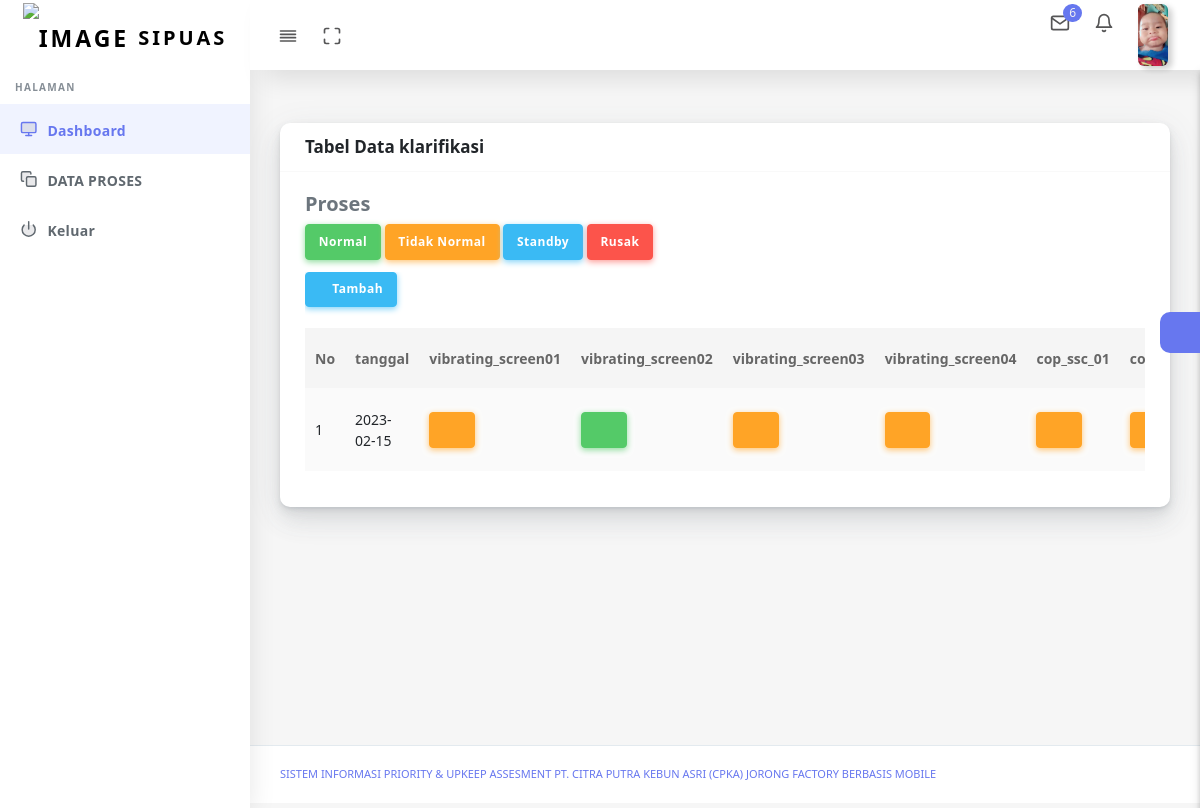
Page /klarifikasi.php (signed in) on the committed database.
### tables this page shows
CREATE TABLE `user` (
  `id_user` int(11) NOT NULL,
  `nama` text NOT NULL,
  `username` varchar(100) NOT NULL,
  `password` varchar(100) NOT NULL,
  `level` enum('Manager','Administrator','Admin_LAB','Admin_Proses','Admin_Maintenance','Admin_K3','Operator_Lab','Operator_Proses','Operator_Maintenaance','Operator_K3','Admin_Har','Superadmin') NOT NULL,
  `status` text NOT NULL,
  `foto` text NOT NULL,
  `id_pegawai` int(11) NOT NULL
);

CREATE TABLE `klarifikasi` (
  `id_klarifikasi` int(11) NOT NULL,
  `vibrating_screen01` varchar(50) DEFAULT NULL,
  `vibrating_screen02` varchar(50) DEFAULT NULL,
  `vibrating_screen03` varchar(50) DEFAULT NULL,
  `vibrating_screen04` varchar(50) DEFAULT NULL,
  `cop_ssc_01` varchar(50) DEFAULT NULL,
  `cop_ssc_02` varchar(50) DEFAULT NULL,
  `cop_ssc_03` varchar(50) DEFAULT NULL,
  `cop_ssc_04` varchar(50) DEFAULT NULL,
  `sand_cyclone_ssc01` varchar(50) DEFAULT NULL,
  `sand_cyclone_ssc02` varchar(50) DEFAULT NULL,
  `vacum_dryer_w__c_pump_01` varchar(50) DEFAULT NULL,
  `pop_01` varchar(50) DEFAULT NULL,
  `pop_02` varchar(50) DEFAULT NULL,
  `dotp_01` varchar(50) DEFAULT NULL,
  `dotp_02` varchar(50) DEFAULT NULL,
  `flow_meter` varchar(50) DEFAULT NULL,
  `orp_01` varchar(50) DEFAULT NULL,
  `orp_02` varchar(50) DEFAULT NULL,
  `slugepump_01` varchar(50) DEFAULT NULL,
  `slugedump_02` varchar(50) DEFAULT NULL,
  `decanter_01` varchar(50) DEFAULT NULL,
  `decanter_02` varchar(50) DEFAULT NULL,
  `dcc` varchar(50) DEFAULT NULL,
  `heavyphase_p01` varchar(50) DEFAULT NULL,
  `heavyphase_p02` varchar(50) DEFAULT NULL,
  `lighphase_p01` varchar(50) DEFAULT NULL,
  `lighphase_p02` varchar(50) DEFAULT NULL,
  `sluge_s01` varchar(50) DEFAULT NULL,
  `sluge_s02` varchar(50) DEFAULT NULL,
  `sluge_s03` varchar(50) DEFAULT NULL,
  `rsp_01_tfp_2` varchar(50) DEFAULT NULL,
  `rsp_02_tfp_2` varchar(50) DEFAULT NULL,
  `sop_01` varchar(50) DEFAULT NULL,
  `sop_02` varchar(50) DEFAULT NULL,
  `hwp_01` varchar(50) DEFAULT NULL,
  `hwp_02` varchar(50) DEFAULT NULL,
  `compresor` varchar(25) DEFAULT NULL,
  `fat_pit` varchar(25) DEFAULT NULL,
  `oiltank_1` varchar(25) DEFAULT NULL,
  `oiltank_2` varchar(25) DEFAULT NULL,
  `buffertank_decanter` varchar(25) DEFAULT NULL,
  `bt_ss` varchar(25) DEFAULT NULL,
  `recovery_tank` varchar(25) DEFAULT NULL,
  `sluge_tank` varchar(25) DEFAULT NULL,
  `ket` text,
  `tanggal` date DEFAULT NULL
);

### klarifikasi.php (the view, shortened to what the rows shown need)
<!DOCTYPE html>
<html lang="en">
<head>
    <link rel="stylesheet" href="assets/css/app.min.css">
    <link rel="stylesheet" href="assets/bundles/datatables/datatables.min.css">
    <link rel="stylesheet" href="assets/bundles/datatables/DataTables-1.10.16/css/dataTables.bootstrap4.min.css">
    <link rel="stylesheet" href="assets/bundles/bootstrap-daterangepicker/daterangepicker.css">
    <link rel="stylesheet" href="assets/bundles/bootstrap-colorpicker/dist/css/bootstrap-colorpicker.min.css">
    <link rel="stylesheet" href="assets/bundles/select2/dist/css/select2.min.css">
    <link rel="stylesheet" href="assets/bundles/jquery-selectric/selectric.css">
    <link rel="stylesheet" href="assets/bundles/bootstrap-timepicker/css/bootstrap-timepicker.min.css">
    <link rel="stylesheet" href="assets/bundles/bootstrap-tagsinput/dist/bootstrap-tagsinput.css">
    <link rel="stylesheet" href="assets/css/style.css">
    <link rel="stylesheet" href="assets/css/components.css">
    <link rel="stylesheet" href="assets/css/custom.css">
</head>
<body>
    <div id="app">
        <div class="main-wrapper main-wrapper-1">
            <?php include ('proses/menu/menu_admin_proses.php')?>
            <div class="main-content">
                <section class="section">
                    <div class="section-body">
                        <div class="row">
                            <div class="col-12">
                                <div class="card">
                                    <div class="card-body">
                                        <div class="table-responsive">
                                                <br><br>
                                            <table class="table table-striped table-hover" id="save-stage"
                                                style="width:100%;">
                                                <thead>
                                                    <tr>
                                                        <th>No</th>
                                                        <th>tanggal </th>
                                                        <th>vibrating_screen01</th>
                                                        <th>vibrating_screen02</th>
                                                        <th>vibrating_screen03</th>
                                                        <th>vibrating_screen04</th>
                                                        <th>cop_ssc_01</th>
                                                        <th>cop_ssc_02</th>
                                                    </tr>
                                                </thead>
                                                <?php
                          $query = mysql_query("SELECT * FROM klarifikasi ORDER BY tanggal ASC");
                          $no = 1;
                          while ($data = mysql_fetch_assoc($query)) {?>
                                                <tbody>
                                                    <tr>
                                                        <td> <?php echo $no++ ?></td>
                                                        <td> <?php echo $data['tanggal']; ?></td>
                                                        <?php if($data['vibrating_screen01'] == "Normal"){ ?>
                                                        <td><button type="button"
                                                                class="btn btn-icon btn-success">&nbsp;&nbsp;&nbsp;&nbsp;&nbsp;</button>
                                                        </td>
                                                        <?php }elseif($data['vibrating_screen01'] == "Tidak Normal"){ ?>
                                                        <td> <button type="button"
                                                                class="btn btn-icon btn-warning">&nbsp;&nbsp;&nbsp;&nbsp;&nbsp;</button>
                                                        </td>
                                                        <?php }elseif($data['vibrating_screen01'] == "Standby"){ ?>
                                                        <td> <button type="button"
                                                                class="btn btn-icon btn-info">&nbsp;&nbsp;&nbsp;&nbsp;&nbsp;</button>
                                                        </td>
                                                        <?php }elseif($data['vibrating_screen01'] == "Rusak"){ ?>
                                                        <td> <button type="button"
                                                                class="btn btn-icon btn-danger">&nbsp;&nbsp;&nbsp;&nbsp;&nbsp;</button>
                                                        </td>
                                                        <?php } ?>
                                                        <?php if($data['vibrating_screen02'] == "Normal"){ ?>
                                                        <td><button type="button"
                                                                class="btn btn-icon btn-success">&nbsp;&nbsp;&nbsp;&nbsp;&nbsp;</button>
                                                        </td>
                                                        <?php }elseif($data['vibrating_screen02'] == "Tidak Normal"){ ?>
                                                        <td> <button type="button"
                                                                class="btn btn-icon btn-warning">&nbsp;&nbsp;&nbsp;&nbsp;&nbsp;</button>
                                                        </td>
                                                        <?php }elseif($data['vibrating_screen02'] == "Standby"){ ?>
                                                        <td> <button type="button"
                                                                class="btn btn-icon btn-info">&nbsp;&nbsp;&nbsp;&nbsp;&nbsp;</button>
                                                        </td>
                                                        <?php }elseif($data['vibrating_screen02'] == "Rusak"){ ?>
                                                        <td> <button type="button"
                                                                class="btn btn-icon btn-danger">&nbsp;&nbsp;&nbsp;&nbsp;&nbsp;</button>
                                                        </td>
                                                        <?php } ?>
                                                        <?php if($data['vibrating_screen03'] == "Normal"){ ?>
                                                        <td><button type="button"
                                                                class="btn btn-icon btn-success">&nbsp;&nbsp;&nbsp;&nbsp;&nbsp;</button>
                                                        </td>
                                                        <?php }elseif($data['vibrating_screen03'] == "Tidak Normal"){ ?>
                                                        <td> <button type="button"
                                                                class="btn btn-icon btn-warning">&nbsp;&nbsp;&nbsp;&nbsp;&nbsp;</button>
                                                        </td>
                                                        <?php }elseif($data['vibrating_screen03'] == "Standby"){ ?>
                                                        <td> <button type="button"
                                                                class="btn btn-icon btn-info">&nbsp;&nbsp;&nbsp;&nbsp;&nbsp;</button>
                                                        </td>
                                                        <?php }elseif($data['vibrating_screen03'] == "Rusak"){ ?>
                                                        <td> <button type="button"
                                                                class="btn btn-icon btn-danger">&nbsp;&nbsp;&nbsp;&nbsp;&nbsp;</button>
                                                        </td>
                                                        <?php } ?>
                                                        <?php if($data['vibrating_screen04'] == "Normal"){ ?>
                                                        <td><button type="button"
                                                                class="btn btn-icon btn-success">&nbsp;&nbsp;&nbsp;&nbsp;&nbsp;</button>
                                                        </td>
                                                        <?php }elseif($data['vibrating_screen04'] == "Tidak Normal"){ ?>
                                                        <td> <button type="button"
                                                                class="btn btn-icon btn-warning">&nbsp;&nbsp;&nbsp;&nbsp;&nbsp;</button>
                                                        </td>
                                                        <?php }elseif($data['vibrating_screen04'] == "Standby"){ ?>
                                                        <td> <button type="button"
                                                                class="btn btn-icon btn-info">&nbsp;&nbsp;&nbsp;&nbsp;&nbsp;</button>
                                                        </td>
                                                        <?php }elseif($data['vibrating_screen04'] == "Rusak"){ ?>
                                                        <td> <button type="button"
                                                                class="btn btn-icon btn-danger">&nbsp;&nbsp;&nbsp;&nbsp;&nbsp;</button>
                                                        </td>
                                                        <?php } ?>
                                                        <?php if($data['cop_ssc_01'] == "Normal"){ ?>
                                                        <td><button type="button"
                                                                class="btn btn-icon btn-success">&nbsp;&nbsp;&nbsp;&nbsp;&nbsp;</button>
                                                        </td>
                                                        <?php }elseif($data['cop_ssc_01'] == "Tidak Normal"){ ?>
                                                        <td> <button type="button"
                                                                class="btn btn-icon btn-warning">&nbsp;&nbsp;&nbsp;&nbsp;&nbsp;</button>
                                                        </td>
                                                        <?php }elseif($data['cop_ssc_01'] == "Standby"){ ?>
                                                        <td> <button type="button"
                                                                class="btn btn-icon btn-info">&nbsp;&nbsp;&nbsp;&nbsp;&nbsp;</button>
                                                        </td>
                                                        <?php }elseif($data['cop_ssc_01'] == "Rusak"){ ?>
                                                        <td> <button type="button"
                                                                class="btn btn-icon btn-danger">&nbsp;&nbsp;&nbsp;&nbsp;&nbsp;</button>
                                                        </td>
                                                        <?php } ?>
                                                        <?php if($data['cop_ssc_02'] == "Normal"){ ?>
                                                        <td><button type="button"
                                                                class="btn btn-icon btn-success">&nbsp;&nbsp;&nbsp;&nbsp;&nbsp;</button>
                                                        </td>
                                                        <?php }elseif($data['cop_ssc_02'] == "Tidak Normal"){ ?>
                                                        <td> <button type="button"
                                                                class="btn btn-icon btn-warning">&nbsp;&nbsp;&nbsp;&nbsp;&nbsp;</button>
                                                        </td>
                                                        <?php }elseif($data['cop_ssc_02'] == "Standby"){ ?>
                                                        <td> <button type="button"
                                                                class="btn btn-icon btn-info">&nbsp;&nbsp;&nbsp;&nbsp;&nbsp;</button>
                                                        </td>
                                                        <?php }elseif($data['cop_ssc_02'] == "Rusak"){ ?>
                                                        <td> <button type="button"
                                                                class="btn btn-icon btn-danger">&nbsp;&nbsp;&nbsp;&nbsp;&nbsp;</button>
                                                        </td>
                                                        <?php } ?>
                                                    </tr>
                                                </tbody>
                                                <?php  } ?>
                                            </table>
                                        </div>
                                    </div>
                                </div>
                            </div>
                        </div>
                    </div>
                </section>
            </div>
        </div>
    </div>
</body>
</html>

### proses/menu/menu_admin_proses.php (shortened to what the rows shown need)
<nav class="navbar navbar-expand-lg main-navbar sticky">
        <ul class="navbar-nav navbar-right">
          <li class="dropdown"><a href="#" data-toggle="dropdown"
              class="nav-link dropdown-toggle nav-link-lg nav-link-user">
			  <?php
                                    $id_user=$_SESSION['id_user'];
                                    $query_mysql = mysql_query("SELECT * FROM user WHERE id_user='$id_user'")or die(mysql_error());
                                    while($data = mysql_fetch_array($query_mysql)){
                                        ?>
			  <img alt="image" src="foto/<?php echo $data['foto']?>"
			  <?php } ?>
                class="user-img-radious-style"> <span class="d-sm-none d-lg-inline-block"></span></a>
          </li>
        </ul>
      </nav>

### rows in the picture
user: foto (picture)
klarifikasi: tanggal "2023-02-15", vibrating_screen01 "Tidak Normal" (drawn), vibrating_screen02 "Normal" (drawn), vibrating_screen03 "Tidak Normal" (drawn), vibrating_screen04 "Tidak Normal" (drawn), cop_ssc_01 "Tidak Normal" (drawn), cop_ssc_02 "Tidak Normal" (drawn)
